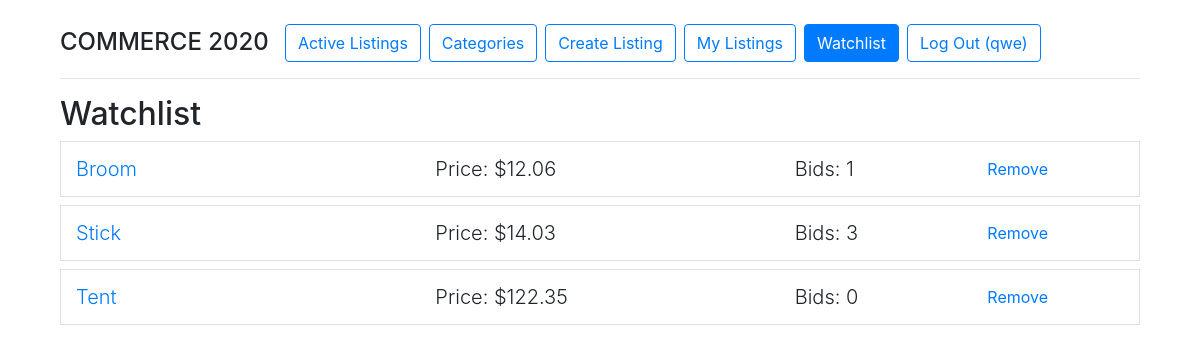
Before: /watchlist (signed in) with the older database file.
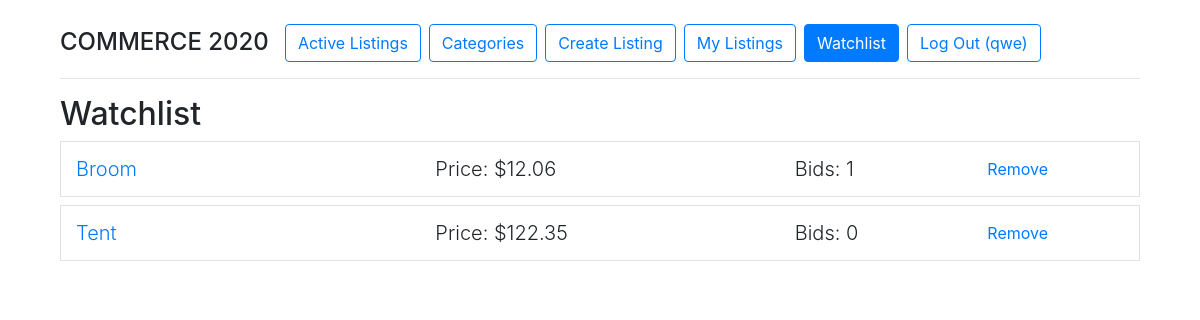
After: the same page with the newer database file.
### auctions/models.py (models this page shows, shortened)
class Watchlist(models.Model):
    user = models.ForeignKey(User, on_delete=models.CASCADE, related_name="watchers")
    listing = models.ForeignKey(Listing, on_delete=models.CASCADE, related_name="watched")

class Listing(models.Model):
    title = models.CharField(max_length=64, unique=True)
    description = models.CharField(max_length=512)
    imgurl = models.CharField(max_length=128)
    start_price = models.DecimalField(max_digits=12, decimal_places=2)
    closed = models.BooleanField(default=False, editable=False)
    bids = models.ManyToManyField('Bid', blank=True, related_name='listing_bids')
    user = models.ForeignKey(User, on_delete=models.CASCADE, null=True)
    category = models.ForeignKey(Category, on_delete=models.CASCADE)

class Bid(models.Model):
    user = models.ForeignKey(User, on_delete=models.CASCADE)
    bid_price = models.DecimalField(max_digits=12, decimal_places=2)

### auctions/views.py (the view)
# urls.py: path("watchlist", views.watchlist, name="watchlist"),
@login_required
def watchlist(request):
    template = "auctions/watchlist.html"
    watchlist = Watchlist.objects.filter(user=request.user)
    context = {
        'watchlist': watchlist
    }
    return render (request, template, context)

### auctions/context_processors.py (called while the page is built)
def get_current_year_to_context(request):
    current_datetime = datetime.datetime.now()
    return {
        'current_year': current_datetime.year
    }

def get_listings_count_to_context(request):
    return {
        "listings_count": Listing.objects.all().count()
    }

### auctions/templates/auctions/watchlist.html (shortened to what this page needs)
{% extends 'auctions/layout.html' %}
{% block body %}
    <h2>Watchlist</h2>
    {% for item in watchlist %}
        <div class="container ml-0 border mb-2 py-2">
            <div class="row">
                <div class="col align-self-center">
                    <a class='lead' href="{% url 'auctions:listings' item.listing.id %}">{{ item.listing.title }}</a>
                </div>
                <div class="col align-self-center">
                    {% if item.listing.bids.last %}
                    <p class="d-inline lead">Price:</p><p class="d-inline lead"> ${{ item.listing.bids.last.bid_price }} </p>
                    {% else %}
                    <p class="d-inline lead">Price:</p><p class="d-inline lead"> ${{ item.listing.start_price }} </p>
                    {% endif %}
                </div>
                <div class="col-2 align-self-center">
                    <p class="d-inline lead">Bids: {{ item.listing.bids.count }}</p>
                </div>
                <div class="col-2 align-self-center">
                    <a class="btn btn-link" href="{% url 'auctions:watchlist_toggle' item.listing.id %}">Remove</a>
                </div>
            </div>
        </div>
    {% endfor %}
{% endblock %}

Changed rows visible on the page:
removed Watchlist: listing "Stick", listing.bids.last.bid_price "14.03", listing.bids.count "3"
